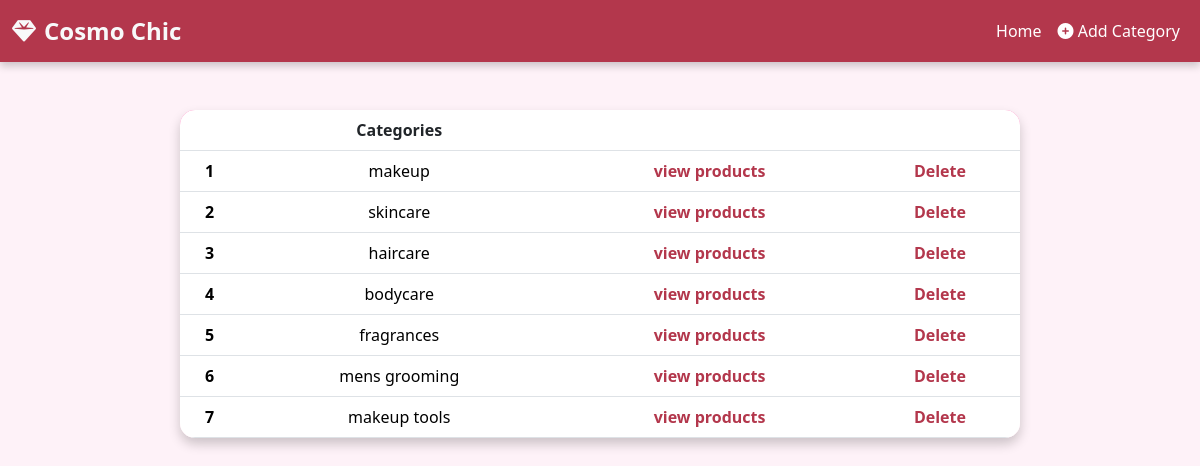
/view_category, run on an earlier commit of the app's database.
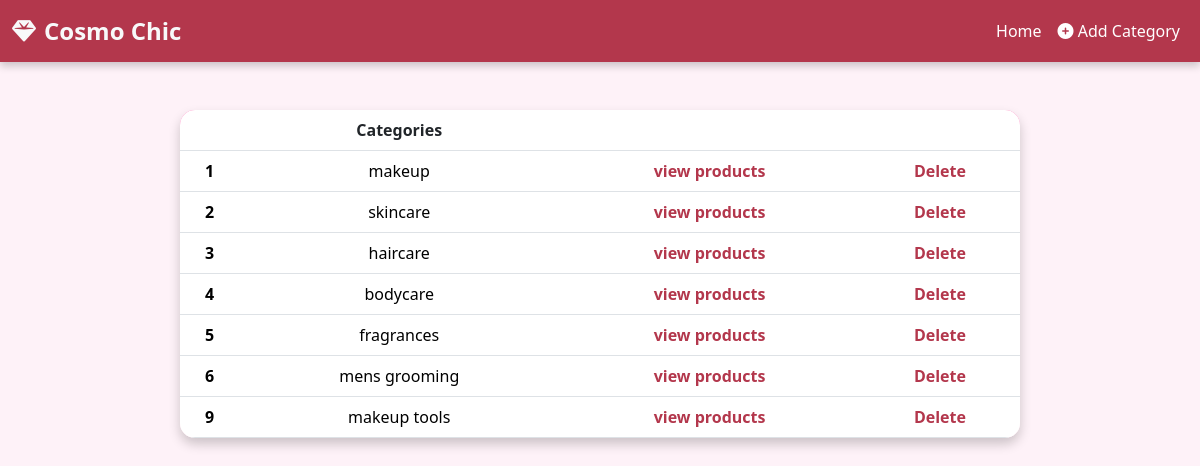
And on a later commit of the database.
### app/models.py (models this page shows)
class Category(models.Model):
    category = models.TextField()

### app/views.py (the view)
# urls.py: path('view_category',views.view_category),
def view_category(req):
    category=Category.objects.all()
    return render(req,'shop/view_category.html',{'category':category})

### templates/shop/view_category.html (shortened to what this page needs)
<!DOCTYPE html>
<html lang="en">
<head>
    {% load static %}
    <link rel="stylesheet" href="{% static 'viewcat_style.css' %}">
    <link href="https://cdn.jsdelivr.net/npm/bootstrap@5.3.3/dist/css/bootstrap.min.css" rel="stylesheet">
    <link rel="stylesheet" href="https://cdnjs.cloudflare.com/ajax/libs/font-awesome/6.5.0/css/all.min.css">
</head>
<body>
    <nav class="navbar navbar-expand-sm navbar-dark">
        <div class="container-fluid">
            <a class="navbar-brand text-light d-flex align-items-center" href="#">
                <i class="fas fa-gem me-2"></i> Cosmo Chic
            </a>
            <div class="collapse navbar-collapse" id="collapsibleNavbar">
                <ul class="navbar-nav ms-auto">
                    <li class="nav-item">
                        <a class="nav-link" href="shop_home">Home</a>
                    </li>
                    <li class="nav-item">
                        <a class="nav-link" href="category">
                            <i class="fas fa-plus-circle"></i> Add Category
                        </a>
                    </li>
                </ul>
            </div>
        </div>
    </nav>
    <table class="table table-hover mt-5 mb-5 mx-auto">
        <thead>
            <tr>
                <th scope="col"></th>
                <th scope="col" class="text-dark">Categories</th>
                <th scope="col"></th>
                <th scope="col"></th>
            </tr>
        </thead>
        <tbody>
            {% for i in category %}
            <tr>
                <th scope="row">{{ i.pk }}</th>
                <td>{{ i.category }}</td>
                <td><a href="view_products/{{i.pk }}">view products</a></td>
                <td><a href="delete_category/{{ i.pk }}">Delete</a></td>
            </tr>
            {% endfor %}
        </tbody>
    </table>
</body>
</html>

What changed in the data, as far as the page shows it:
removed Category: pk "7", category "makeup tools"
added Category: pk "9", category "makeup tools"
